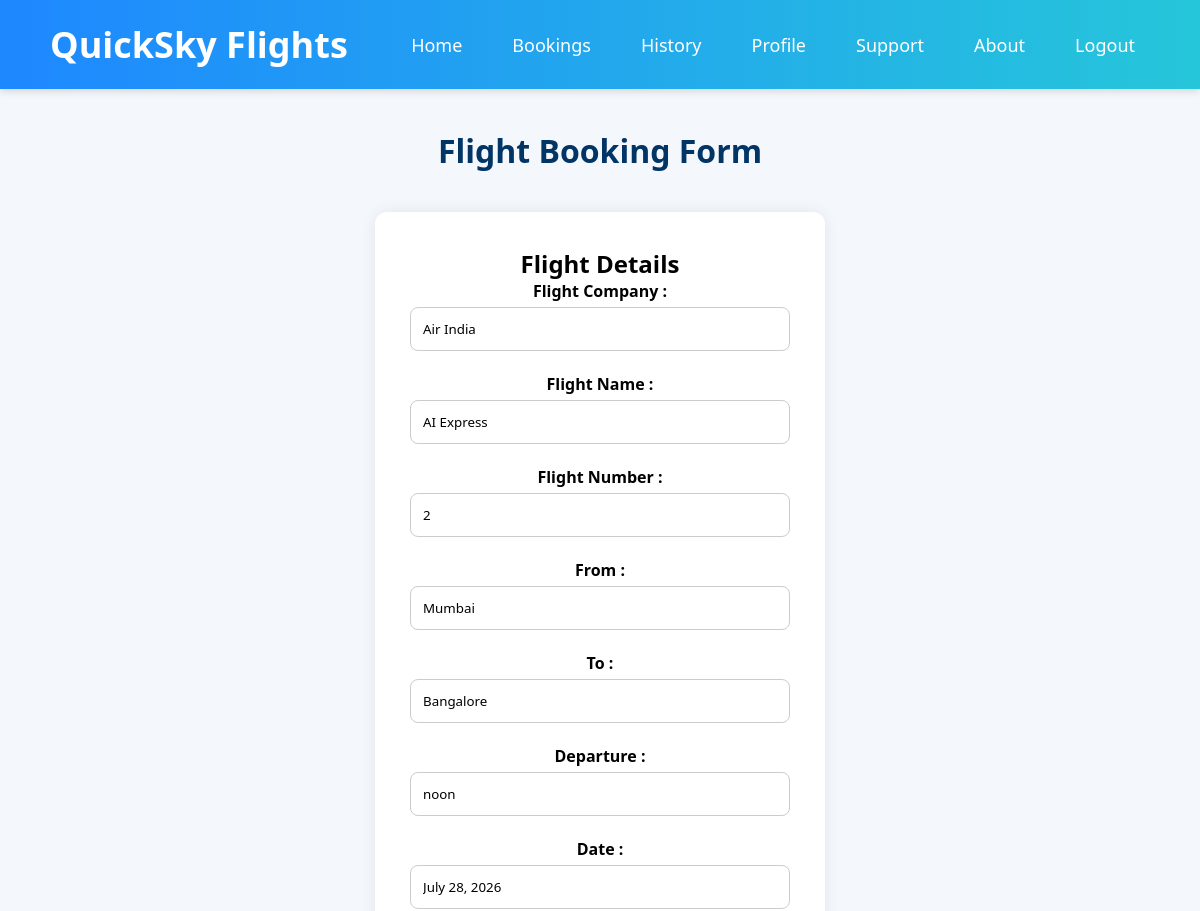
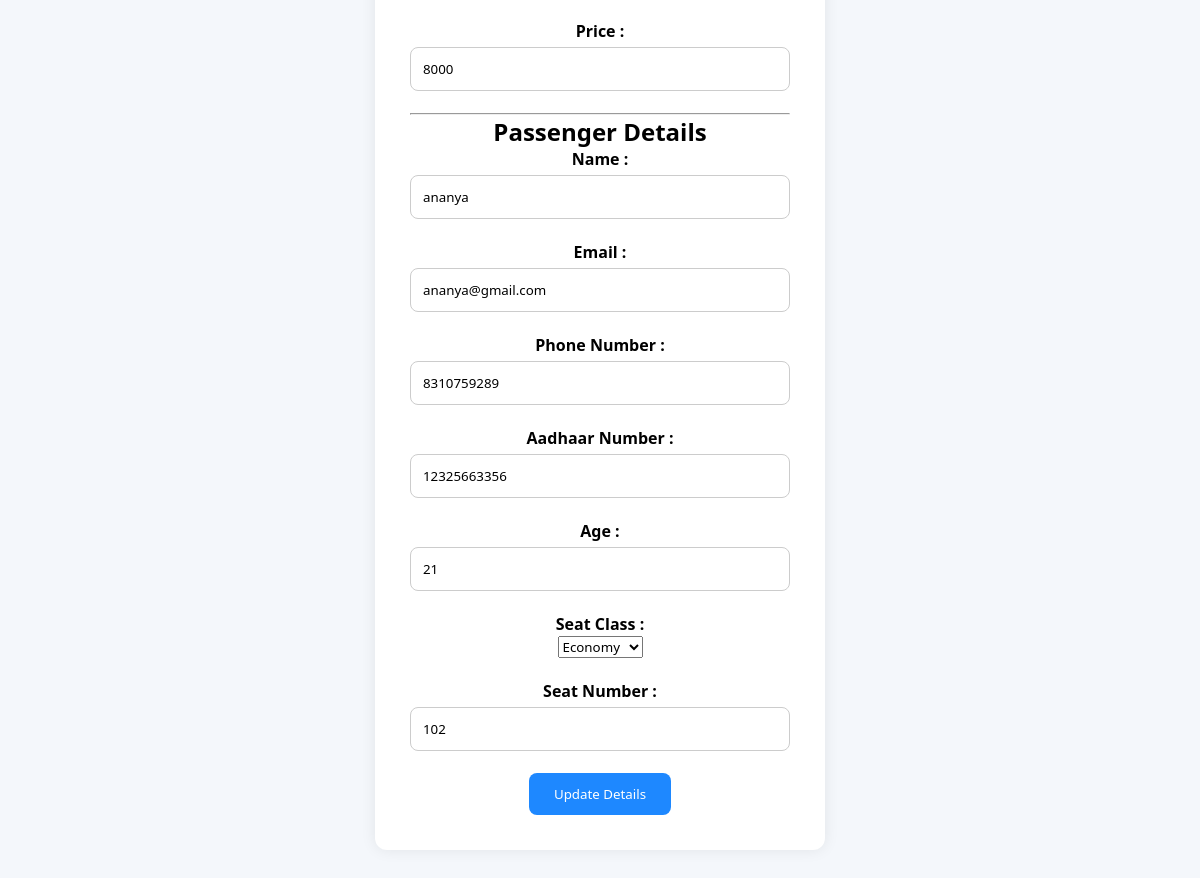
The app's page /update/2/ (signed in) with its own data (2 pictures, top to bottom).
### base/models.py (models this page shows)
class Booking(models.Model):
    flight = models.ForeignKey(
        Flight,
        on_delete=models.CASCADE
    )
    name = models.CharField(max_length=50)
    email = models.EmailField()
    phone = models.CharField(max_length=10)
    aadhaar = models.CharField(max_length=12)
    age = models.IntegerField()
    seat_class = models.CharField(max_length=20)
    seat_number = models.CharField(max_length=10)

class Flight(models.Model):
    company = models.CharField(max_length=50)
    flight_name = models.CharField(max_length=50)
    flight_no = models.IntegerField()
    from_city = models.CharField(max_length=50)
    to_city = models.CharField(max_length=50)
    departure = models.TimeField()
    date = models.DateField()
    price = models.IntegerField()

### base/views.py (the view, shortened to what this page needs)
# urls.py: path('update/<int:id>/',update_booking, name='update_booking'),
@login_required
def update_booking(request, id):
    booking = Booking.objects.get(id=id)
    return render(request,'update_booking.html',{'booking': booking})

### base/Templates/update_booking.html (shortened to what this page needs)
{% extends 'main.html' %}
{% block content %}
<center>
    <h1>Flight Booking Form</h1>
    <form method="POST">
        <h2>Flight Details</h2>
        <label>Flight Company :</label><br>
        <input type="text" value="{{ booking.flight.company }}" readonly><br><br>
        <label>Flight Name :</label><br>
        <input type="text" value="{{ booking.flight.flight_name }}" readonly><br><br>
        <label>Flight Number :</label><br>
        <input type="text" value="{{ booking.flight.flight_no }}" readonly><br><br>
        <label>From :</label><br>
        <input type="text" value="{{ booking.flight.from_city }}" readonly><br><br>
        <label>To :</label><br>
        <input type="text" value="{{ booking.flight.to_city }}" readonly><br><br>
        <label>Departure :</label><br>
        <input type="text" value="{{ booking.flight.departure }}" readonly><br><br>
        <label>Date :</label><br>
        <input type="text" value="{{ booking.flight.date }}" readonly><br><br>
        <label>Price :</label><br>
        <input type="text" value="{{ booking.flight.price }}" readonly><br><br>
        <hr>
        <h2>Passenger Details</h2>
        <label>Name :</label><br>
        <input type="text" name="name" required  value="{{booking.name}}"><br><br>
        <label>Email :</label><br>
        <input type="email" name="email" required value="{{booking.email}}" ><br><br>
        <label>Phone Number :</label><br>
        <input type="text" name="phone" required  value="{{booking.phone}}"><br><br>
        <label>Aadhaar Number :</label><br>
        <input type="text" name="aadhaar" required  value="{{booking.aadhaar}}"><br><br>
        <label>Age :</label><br>
        <input type="number" name="age" required  value="{{booking.age}}"><br><br>
        <label>Seat Class :</label><br>
        <select name="seat_class">
            <option value="Economy">Economy</option>
        </select>
        <br><br>
        <label>Seat Number :</label><br>
        <input type="text" name="seat_number" required  value="{{booking.seat_number}}"><br><br>
        <button type="submit">Update Details</button>
    </form>
</center>
{% endblock %}

### static/css/style.css (style rules this page uses)
* { margin:0; padding:0; box-sizing:border-box; font-family:'Segoe UI',sans-serif; }
body { background:#f4f7fb; }
h1 { text-align:center; color:#003566; margin:40px 0; }
form { background:white; width:450px; margin:40px auto; padding:35px; border-radius:12px; box-shadow:0 0 15px rgba(0,0,0,0.08); }
form input { width:100%; padding:12px; margin-top:5px; border:1px solid #ccc; border-radius:8px; }
form label { font-weight:600; }
form button { background:#1e88ff; color:white; border:none; padding:12px 25px; border-radius:8px; cursor:pointer; }

### records on screen
Booking: flight.company "Air India", flight.flight_name "AI Express", flight.flight_no "2", flight.from_city "Mumbai", flight.to_city "Bangalore", flight.departure "noon", flight "July 28, 2026", flight.price "8000", name "ananya", email "ananya@gmail.com", phone "8310759289", aadhaar "12325663356", age "21", seat_number "102"
